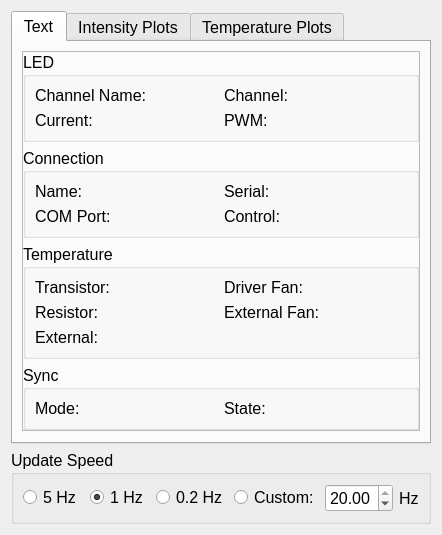
<?xml version="1.0" encoding="UTF-8"?>
<ui version="4.0">
 <class>Dialog</class>
 <widget class="QDialog" name="Dialog">
  <property name="geometry">
   <rect>
    <x>0</x>
    <y>0</y>
    <width>442</width>
    <height>497</height>
   </rect>
  </property>
  <property name="font">
   <font>
    <pointsize>12</pointsize>
   </font>
  </property>
  <property name="windowTitle">
   <string>Dialog</string>
  </property>
  <layout class="QGridLayout" name="gridLayout">
   <item row="0" column="0">
    <widget class="QTabWidget" name="main_tab">
     <property name="currentIndex">
      <number>0</number>
     </property>
     <widget class="QWidget" name="text_tab">
      <attribute name="title">
       <string>Text</string>
      </attribute>
      <layout class="QGridLayout" name="gridLayout_6">
       <item row="0" column="0">
        <widget class="QFrame" name="frame">
         <property name="frameShape">
          <enum>QFrame::StyledPanel</enum>
         </property>
         <property name="frameShadow">
          <enum>QFrame::Raised</enum>
         </property>
         <layout class="QGridLayout" name="gridLayout_12">
          <property name="leftMargin">
           <number>0</number>
          </property>
          <property name="topMargin">
           <number>0</number>
          </property>
          <property name="rightMargin">
           <number>0</number>
          </property>
          <property name="bottomMargin">
           <number>0</number>
          </property>
          <item row="3" column="0">
           <widget class="QGroupBox" name="text_sync_box">
            <property name="font">
             <font>
              <weight>50</weight>
              <bold>false</bold>
              <underline>false</underline>
             </font>
            </property>
            <property name="title">
             <string>Sync</string>
            </property>
            <layout class="QGridLayout" name="gridLayout_11">
             <item row="0" column="0">
              <widget class="QLabel" name="text_mode_label">
               <property name="font">
                <font>
                 <weight>50</weight>
                 <bold>false</bold>
                 <underline>false</underline>
                </font>
               </property>
               <property name="toolTip">
                <string>The type of sync currently selected.</string>
               </property>
               <property name="text">
                <string>Mode: </string>
               </property>
              </widget>
             </item>
             <item row="0" column="1">
              <widget class="QLabel" name="text_state_label">
               <property name="toolTip">
                <string>The state of the sync (Digital: HIGH or LOW, Confocal: Scanning or Standby, etc.)</string>
               </property>
               <property name="text">
                <string>State:</string>
               </property>
              </widget>
             </item>
            </layout>
           </widget>
          </item>
          <item row="0" column="0">
           <widget class="QGroupBox" name="text_led_box">
            <property name="font">
             <font>
              <weight>50</weight>
              <bold>false</bold>
              <underline>false</underline>
             </font>
            </property>
            <property name="title">
             <string>LED</string>
            </property>
            <layout class="QGridLayout" name="gridLayout_10">
             <item row="1" column="2">
              <widget class="QLabel" name="text_pwm_label">
               <property name="font">
                <font>
                 <weight>50</weight>
                 <bold>false</bold>
                 <underline>false</underline>
                </font>
               </property>
               <property name="toolTip">
                <string>The percent PWM modulation of the LED (0% = always off, 100% = always on)</string>
               </property>
               <property name="text">
                <string>PWM: </string>
               </property>
              </widget>
             </item>
             <item row="1" column="1">
              <widget class="QLabel" name="text_current_label">
               <property name="font">
                <font>
                 <weight>50</weight>
                 <bold>false</bold>
                 <underline>false</underline>
                </font>
               </property>
               <property name="toolTip">
                <string>The current output of the LED as a percent of the current limit for the LED.</string>
               </property>
               <property name="text">
                <string>Current: </string>
               </property>
              </widget>
             </item>
             <item row="0" column="2">
              <widget class="QLabel" name="text_channel_label">
               <property name="font">
                <font>
                 <weight>50</weight>
                 <bold>false</bold>
                 <underline>false</underline>
                </font>
               </property>
               <property name="toolTip">
                <string>The number of active LED channel (1-4)</string>
               </property>
               <property name="text">
                <string>Channel:</string>
               </property>
              </widget>
             </item>
             <item row="0" column="1">
              <widget class="QLabel" name="text_channel_name_label">
               <property name="font">
                <font>
                 <weight>50</weight>
                 <bold>false</bold>
                 <underline>false</underline>
                </font>
               </property>
               <property name="toolTip">
                <string>The name of active LED channel</string>
               </property>
               <property name="text">
                <string>Channel Name:</string>
               </property>
              </widget>
             </item>
            </layout>
           </widget>
          </item>
          <item row="2" column="0">
           <widget class="QGroupBox" name="text_temperature_box">
            <property name="font">
             <font>
              <weight>50</weight>
              <bold>false</bold>
              <underline>false</underline>
             </font>
            </property>
            <property name="title">
             <string>Temperature</string>
            </property>
            <layout class="QGridLayout" name="gridLayout_8">
             <item row="0" column="0">
              <widget class="QLabel" name="text_transistor_label">
               <property name="font">
                <font>
                 <weight>50</weight>
                 <bold>false</bold>
                 <underline>false</underline>
                </font>
               </property>
               <property name="toolTip">
                <string>Temperature of transistor used to regulate the LED current.</string>
               </property>
               <property name="text">
                <string>Transistor: </string>
               </property>
              </widget>
             </item>
             <item row="0" column="1">
              <widget class="QLabel" name="text_driver_fan_label">
               <property name="font">
                <font>
                 <weight>50</weight>
                 <bold>false</bold>
                 <underline>false</underline>
                </font>
               </property>
               <property name="toolTip">
                <string>Speed of the internal fan (0% = off, 100% = full speed)</string>
               </property>
               <property name="text">
                <string>Driver Fan: </string>
               </property>
              </widget>
             </item>
             <item row="1" column="0">
              <widget class="QLabel" name="text_resistor_label">
               <property name="font">
                <font>
                 <weight>50</weight>
                 <bold>false</bold>
                 <underline>false</underline>
                </font>
               </property>
               <property name="toolTip">
                <string>Temperature of the current sense resistors.</string>
               </property>
               <property name="text">
                <string>Resistor: </string>
               </property>
              </widget>
             </item>
             <item row="2" column="0">
              <widget class="QLabel" name="text_external_label">
               <property name="font">
                <font>
                 <weight>50</weight>
                 <bold>false</bold>
                 <underline>false</underline>
                </font>
               </property>
               <property name="toolTip">
                <string>Temperature of the externally connected thermistor.</string>
               </property>
               <property name="text">
                <string>External: </string>
               </property>
              </widget>
             </item>
             <item row="1" column="1">
              <widget class="QLabel" name="text_external_fan_label">
               <property name="toolTip">
                <string>Speed of the external fan (0% = off, 100% = full speed)</string>
               </property>
               <property name="text">
                <string>External Fan: </string>
               </property>
              </widget>
             </item>
            </layout>
           </widget>
          </item>
          <item row="1" column="0">
           <widget class="QGroupBox" name="text_connection_box">
            <property name="font">
             <font>
              <weight>50</weight>
              <italic>false</italic>
              <bold>false</bold>
              <underline>false</underline>
              <strikeout>false</strikeout>
             </font>
            </property>
            <property name="title">
             <string>Connection</string>
            </property>
            <layout class="QGridLayout" name="gridLayout_9">
             <item row="0" column="1">
              <widget class="QLabel" name="text_serial_label">
               <property name="font">
                <font>
                 <weight>50</weight>
                 <italic>false</italic>
                 <bold>false</bold>
                 <underline>false</underline>
                 <strikeout>false</strikeout>
                </font>
               </property>
               <property name="toolTip">
                <string>Serial number of the selected LED driver</string>
               </property>
               <property name="text">
                <string>Serial: </string>
               </property>
              </widget>
             </item>
             <item row="0" column="0">
              <widget class="QLabel" name="text_name_label">
               <property name="font">
                <font>
                 <weight>50</weight>
                 <italic>false</italic>
                 <bold>false</bold>
                 <underline>false</underline>
                 <strikeout>false</strikeout>
                </font>
               </property>
               <property name="toolTip">
                <string>Name of the selected LED driver</string>
               </property>
               <property name="text">
                <string>Name: </string>
               </property>
              </widget>
             </item>
             <item row="1" column="0">
              <widget class="QLabel" name="text_com_port_label">
               <property name="font">
                <font>
                 <weight>50</weight>
                 <italic>false</italic>
                 <bold>false</bold>
                 <underline>false</underline>
                 <strikeout>false</strikeout>
                </font>
               </property>
               <property name="toolTip">
                <string>COM port the selected LED driver is using.</string>
               </property>
               <property name="text">
                <string>COM Port: </string>
               </property>
              </widget>
             </item>
             <item row="1" column="1">
              <widget class="QLabel" name="text_control_label">
               <property name="toolTip">
                <string>Whether the driver is being controlled mechnically or via software.</string>
               </property>
               <property name="text">
                <string>Control:</string>
               </property>
              </widget>
             </item>
            </layout>
           </widget>
          </item>
         </layout>
        </widget>
       </item>
       <item row="1" column="0">
        <spacer name="verticalSpacer">
         <property name="orientation">
          <enum>Qt::Vertical</enum>
         </property>
         <property name="sizeHint" stdset="0">
          <size>
           <width>20</width>
           <height>40</height>
          </size>
         </property>
        </spacer>
       </item>
      </layout>
     </widget>
     <widget class="QWidget" name="intensity_tab">
      <property name="contextMenuPolicy">
       <enum>Qt::CustomContextMenu</enum>
      </property>
      <attribute name="title">
       <string>Intensity Plots</string>
      </attribute>
      <layout class="QGridLayout" name="gridLayout_4">
       <item row="0" column="0">
        <widget class="QGroupBox" name="graph_intensity_pwm_box">
         <property name="toolTip">
          <string>Plot of driver LED PWM as a % of total PWM (0% = always off, 100% = always on)</string>
         </property>
         <property name="title">
          <string>LED Intensity: PWM</string>
         </property>
         <layout class="QGridLayout" name="gridLayout_3">
          <property name="leftMargin">
           <number>9</number>
          </property>
          <property name="topMargin">
           <number>9</number>
          </property>
          <property name="rightMargin">
           <number>9</number>
          </property>
          <property name="bottomMargin">
           <number>9</number>
          </property>
          <item row="0" column="0">
           <widget class="PlotWidget" name="graph_intensity_pwm">
            <property name="toolTip">
             <string>Plot of driver LED PWM as a % of total PWM (0% = always off, 100% = always on)</string>
            </property>
           </widget>
          </item>
         </layout>
        </widget>
       </item>
       <item row="1" column="0">
        <widget class="QGroupBox" name="graph_intensity_current_box">
         <property name="toolTip">
          <string>Plot of current output of the LED as a percent of the current limit for the LED.</string>
         </property>
         <property name="title">
          <string>LED Intensity: Current</string>
         </property>
         <layout class="QGridLayout" name="gridLayout_5">
          <property name="leftMargin">
           <number>9</number>
          </property>
          <property name="rightMargin">
           <number>9</number>
          </property>
          <property name="bottomMargin">
           <number>9</number>
          </property>
          <item row="0" column="0">
           <widget class="PlotWidget" name="graph_intensity_current">
            <property name="toolTip">
             <string>Plot of current output of the LED as a percent of the current limit for the LED.</string>
            </property>
           </widget>
          </item>
         </layout>
        </widget>
       </item>
      </layout>
     </widget>
     <widget class="QWidget" name="temperature_tab">
      <attribute name="title">
       <string>Temperature Plots</string>
      </attribute>
      <layout class="QGridLayout" name="gridLayout_2">
       <item row="1" column="0">
        <widget class="QGroupBox" name="temperature_resistor_box">
         <property name="toolTip">
          <string>Plot of temperature of the current sense resistors.</string>
         </property>
         <property name="title">
          <string>Temperature: Driver Resistor</string>
         </property>
         <layout class="QGridLayout" name="gridLayout_14">
          <item row="0" column="0">
           <widget class="PlotWidget" name="graph_temperature_resistor">
            <property name="toolTip">
             <string>Plot of temperature of the current sense resistors.</string>
            </property>
           </widget>
          </item>
         </layout>
        </widget>
       </item>
       <item row="2" column="0">
        <widget class="QGroupBox" name="temperature_external_box">
         <property name="toolTip">
          <string>Plot of temperature of external thermistor.</string>
         </property>
         <property name="title">
          <string>Temperature: External Thermistor</string>
         </property>
         <layout class="QGridLayout" name="gridLayout_16">
          <item row="0" column="0">
           <widget class="PlotWidget" name="graph_temperature_external">
            <property name="toolTip">
             <string>Plot of temperature of external thermistor.</string>
            </property>
           </widget>
          </item>
         </layout>
        </widget>
       </item>
       <item row="0" column="0">
        <widget class="QGroupBox" name="temperature_transistor_box">
         <property name="toolTip">
          <string>Plot of temperature of transistor used to regulate the LED current.</string>
         </property>
         <property name="title">
          <string>Temperature: Driver Transistor</string>
         </property>
         <layout class="QGridLayout" name="gridLayout_13">
          <item row="0" column="0">
           <widget class="PlotWidget" name="graph_temperature_transistor">
            <property name="toolTip">
             <string>Plot of temperature of transistor used to regulate the LED current.</string>
            </property>
           </widget>
          </item>
         </layout>
        </widget>
       </item>
      </layout>
     </widget>
    </widget>
   </item>
   <item row="1" column="0">
    <widget class="QGroupBox" name="graph_update_box_0">
     <property name="toolTip">
      <string>Set the refresh rate of the status window.  Slower refresh rates will have greater precision.</string>
     </property>
     <property name="title">
      <string>Update Speed</string>
     </property>
     <layout class="QGridLayout" name="gridLayout_17" columnstretch="20,20,20,0,0,0">
      <item row="0" column="5">
       <widget class="QLabel" name="graph_custom_update_label">
        <property name="text">
         <string>Hz</string>
        </property>
       </widget>
      </item>
      <item row="0" column="4">
       <widget class="QDoubleSpinBox" name="graph_custom_update_spinbox">
        <property name="toolTip">
         <string>Set the custom status window update rate (0.01 to 10 Hz)</string>
        </property>
        <property name="minimum">
         <double>0.010000000000000</double>
        </property>
        <property name="maximum">
         <double>20.000000000000000</double>
        </property>
        <property name="value">
         <double>20.000000000000000</double>
        </property>
       </widget>
      </item>
      <item row="0" column="2">
       <widget class="QRadioButton" name="graph_slow_update_button">
        <property name="toolTip">
         <string>Update the status window at 0.2 Hz</string>
        </property>
        <property name="text">
         <string>0.2 Hz</string>
        </property>
       </widget>
      </item>
      <item row="0" column="0">
       <widget class="QRadioButton" name="graph_fast_update_button">
        <property name="toolTip">
         <string>Update the status window at 5 Hz</string>
        </property>
        <property name="text">
         <string>5 Hz</string>
        </property>
       </widget>
      </item>
      <item row="0" column="1">
       <widget class="QRadioButton" name="graph_normal_update_button">
        <property name="toolTip">
         <string>Update the status window at 1 Hz</string>
        </property>
        <property name="text">
         <string>1 Hz</string>
        </property>
        <property name="checked">
         <bool>true</bool>
        </property>
       </widget>
      </item>
      <item row="0" column="3">
       <widget class="QRadioButton" name="graph_custom_update_button">
        <property name="toolTip">
         <string>Update the status window at a custom rate (0.01 - 10 Hz)</string>
        </property>
        <property name="text">
         <string>Custom:</string>
        </property>
       </widget>
      </item>
     </layout>
    </widget>
   </item>
  </layout>
 </widget>
 <customwidgets>
  <customwidget>
   <class>PlotWidget</class>
   <extends>QGraphicsView</extends>
   <header>pyqtgraph</header>
  </customwidget>
 </customwidgets>
 <resources/>
 <connections/>
</ui>
